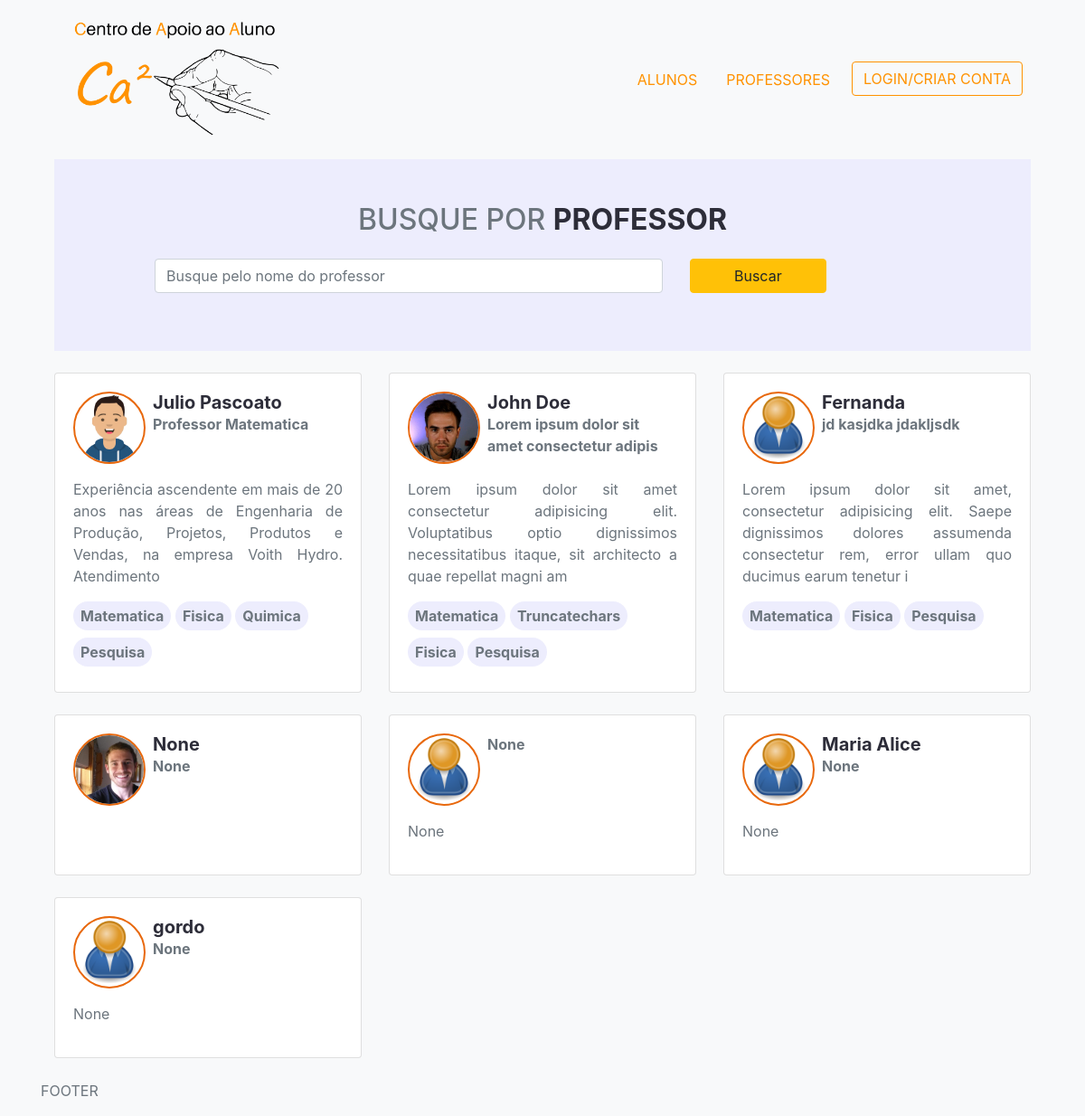
The page /professores/ on the database as committed earlier.
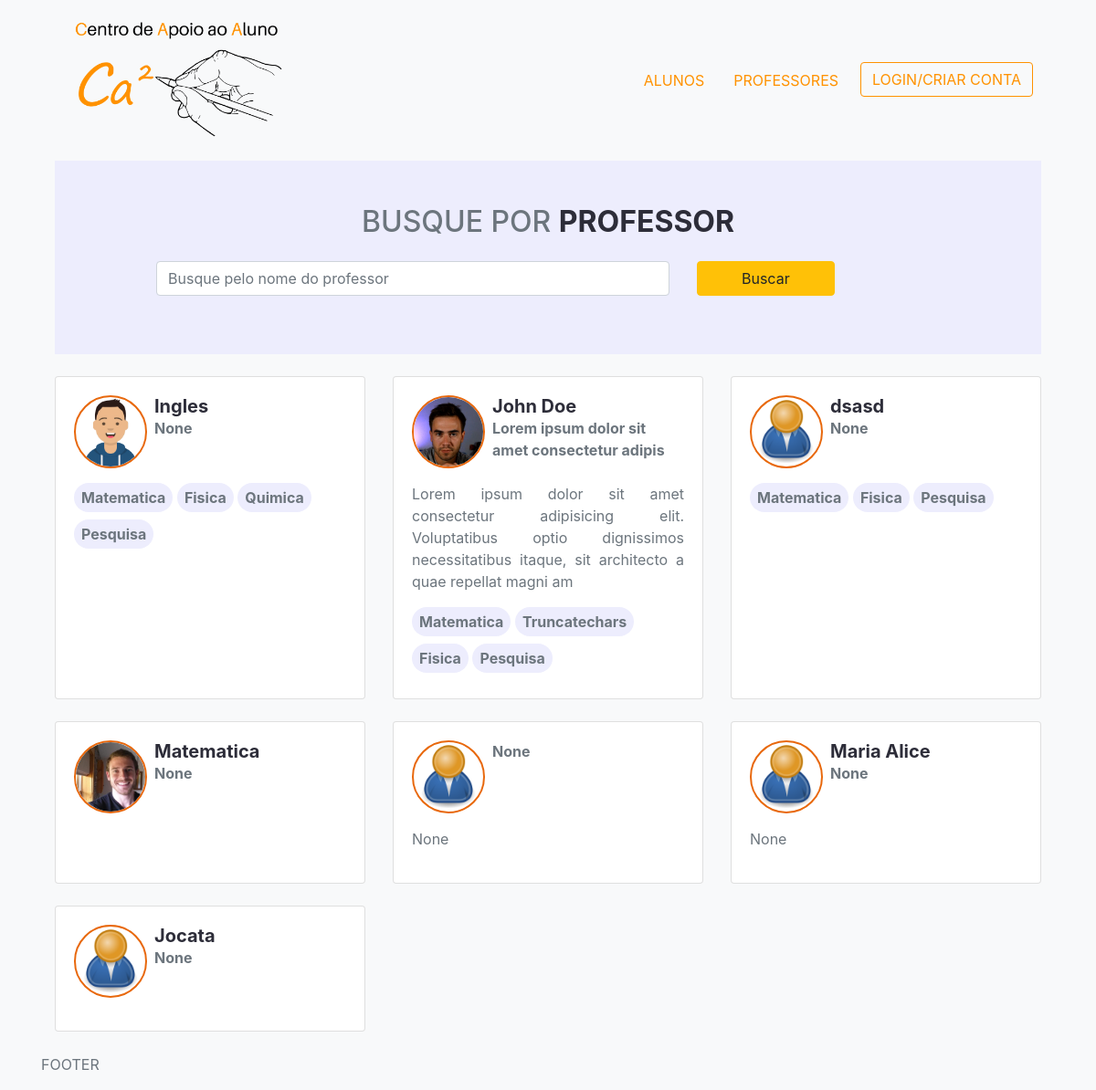
The same page on the database as committed later.
### professores/models.py (models this page shows, shortened)
class Professor(models.Model):
    user = models.OneToOneField(
        User, on_delete=models.CASCADE, null=True, blank=True)
    nome = models.CharField(max_length=200, blank=True, null=True)
    email = models.EmailField(max_length=200, blank=True, null=True)
    username = models.CharField(max_length=200, blank=True, null=True)
    localizacao = models.CharField(max_length=200, blank=True, null=True)
    introducao = models.CharField(max_length=200, blank=True, null=True)
    bio = models.TextField(blank=True, null=True)
    imagem_perfil = models.ImageField(
        null=True, blank=True, upload_to='professores/', default='professores/user-default.png')
    endereco = models.TextField(blank=True, null=True)
    telefone = models.CharField(max_length=200, blank=True, null=True)
    celular = models.CharField(max_length=200, blank=True, null=True)
    cpf = models.CharField(max_length=200, blank=True, null=True)
    rg = models.CharField(max_length=200, blank=True, null=True)
    pis = models.CharField(max_length=200, blank=True, null=True)
    data_nascimento = models.DateField(blank=True, null=True)
    dados_bancarios = models.TextField(blank=True, null=True)
    created = models.DateTimeField(auto_now_add=True)
    id = models.UUIDField(default=uuid.uuid4, unique=True,
                          primary_key=True, editable=False)

class Habilidade(models.Model):
    owner = models.ForeignKey(
        Professor, on_delete=models.CASCADE, null=True, blank=True)
    nome = models.CharField(max_length=200, blank=True, null=True)
    descricao = models.TextField(null=True, blank=True)
    created = models.DateTimeField(auto_now_add=True)
    id = models.UUIDField(default=uuid.uuid4, unique=True,
                          primary_key=True, editable=False)

### professores/views.py (the view)
# urls.py: path('', views.professores, name="alunos"),
def professores(request):
    professores = Professor.objects.all()
    content = {
        'professores': professores
    }
    return render(request, 'professores/profiles.html', content)

### professores/templates/professores/profiles.html
{% extends "main.html" %}
{% block content %}
    <div class="container">
     <div class="container p-5 mb-4 search-class">
        <div class="container text-center mb-4">
          <h2 class="text-uppercase">Busque por <span class="text-dark font-weight-bold">Professor</span></h2>
        </div>
        <form action="#" method="get">
                <div class="row mx-5 ">
                        <div class="col-md-8 mb-3">
                            <input class="form-control " id="formInput#search" type="text" name="text" placeholder="Busque pelo nome do professor" />
                        </div>
                        <div class="col-md-4">
                            <input class="btn btn-warning px-5 " type="submit" value="Buscar" />
                        </div>
                </div>
        </form>
    </div>
<div class="container px-0">
  <div class="row row-cols-1 row-cols-md-2 row-cols-lg-3">
    {% for professor in  professores %}
    <div class="col mb-4">
            <a class="text-muted text-decoration-none" href="{% url 'professor' professor.id %}">
                <div class="card h-100 ">
                    <div class="card-body">
                        <div class="container px-0 d-flex mb-3">
                            <img class="avatar avatar--md mr-2" src="{{professor.imagem_perfil.url}}" />
                            <div class="container p-0">
                                <h5 class="text-dark font-weight-bold my-0">{{professor.nome}}</h5>
                                <div class="font-weight-bolder">{{professor.introducao|slice:"45"}}</div>
                            </div>
                        </div>
                        <div class="container text-justify px-0 py-0">{{professor.bio|slice:"150"}}</div>
                        <div class="container pl-0 mt-3">
                            {% for skill in professor.habilidade_set.all %}
                            <span class="rounded-pill d-inline-flex py-1 px-2 mb-2 search-class font-weight-bold">
                                {{skill.nome|title}}
                            </span>
                            {% endfor %}
                        </div>
                    </div>
                </div>
            </a>
        </div>
    {% endfor %}
  </div>
</div>
    </div>
{% endblock content %}

### templates/main.html (shortened to what this page needs)
<!DOCTYPE html>
{% load static %}
<html lang="en">
<head>
    <link rel="stylesheet" href="https://cdn.jsdelivr.net/npm/bootstrap@4.6.2/dist/css/bootstrap.min.css">
    <link rel="stylesheet" href="{% static 'styles/main.css' %}">
</head>
<body  class="bg-light">
<div class="container text-secondary">
    {% include "navbar.html" %}
    {% block content %}
    {% endblock content %}
    <p>FOOTER</p>
</div>
</body>
</html>

### templates/navbar.html (shortened to what this page needs)
{% load static %}
<nav class="navbar navbar-expand-md navbar-light">
  <a class="navbar-brand" href="{% url 'aulas' %}"><img src="{% static 'images/logo2.png' %}" height="150" alt=""></a>
  <div class="collapse navbar-collapse" id="navbarNav">
    <ul class="navbar-nav ml-auto text-uppercase">
      <li class="nav-item mx-2">
        <a class="nav-link text-warning" href="{% url 'alunos' %}">Alunos</a>
      </li>
      <li class="nav-item mx-2">
        <a class="nav-link text-warning" href="{% url 'professores' %}">Professores</a>
      </li>
      {% if request.user.is_authenticated %}
          <li class="nav-item mx-2">
            <a class="btn btn-outline-warning" href="{% url 'logout' %}">Logout</a>
          </li>
      {% else %}
          <li class="nav-item mx-2">
            <a class="btn btn-outline-warning" href="{% url 'login' %}">Login/Criar Conta</a>
          </li>
      {% endif %}
    </ul>
  </div>
</nav>

### static/styles/main.css (style rules this page uses)
.text-warning { color: #ff9200 !important; }
.btn-outline-warning { color: #ff9200 !important; border-color: #ff9200 !important; }
.text-dark { color: #2d2d39 !important; }
.text-secondary { color: #6c757d !important; }
.search-class { background-color: #ededfd; }
.avatar { border-radius: 50%; border: 2px solid #E8680C; }
.avatar--md { height: 5rem; width: 5rem; }

Rows that differ between the two databases and show on the page:
removed Professor: imagem_perfil (placeholder picture), nome "gordo", introducao "None", bio "None"
changed Professor: nome "Julio Pascoato" → "Ingles"; introducao "Professor Matematica" → "None"; bio "Experiência ascendente em mais de 20 anos nas áreas de Engenharia de Produção, Projetos, Produtos e Vendas, na empresa Voith Hydro. Atendimento" → (not shown)
changed Professor: nome "Fernanda" → "dsasd"; introducao "jd kasjdka jdakljsdk" → "None"; bio "Lorem ipsum dolor sit amet, consectetur adipisicing elit. Saepe dignissimos dolores assumenda consectetur rem, error ullam quo ducimus earum tenetur i" → (not shown)
changed Professor: nome "None" → "Matematica"
added Professor: imagem_perfil (placeholder picture), nome "Jocata", introducao "None"
